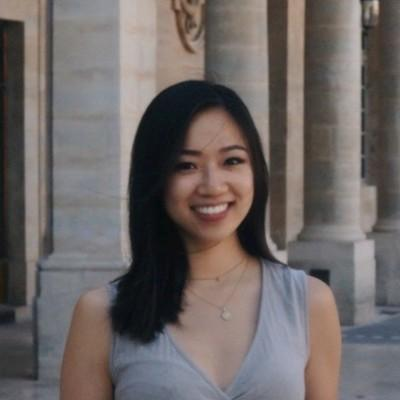
#> input picture img_1_page/0bcf533d3b0e6562749383ef0b0b1407fa4c574e.jpg, 400 x 400 px
$ python get_eyes.py img_1_page/0bcf533d3b0e6562749383ef0b0b1407fa4c574e.jpg
#> lines starting #> are read from the running program, lines starting #| are printed output that depends on the picture; after the words box and inside, x2 and y2 are one past the last pixel; in counts of white or black regions, pixels touching at a corner belong together
import cv2
import sys

paths = sys.argv[1:]

print('haar cascades: ', cv2.data.haarcascades)
for img in paths:
    print('path: ', paths)
    print('img: ', img)
    image = cv2.imread(img)
#> image is the input picture: shape (400, 400, 3); mean B, G, R 100.6, 102, 109.1
    gray = cv2.cvtColor(image, cv2.COLOR_BGR2GRAY)
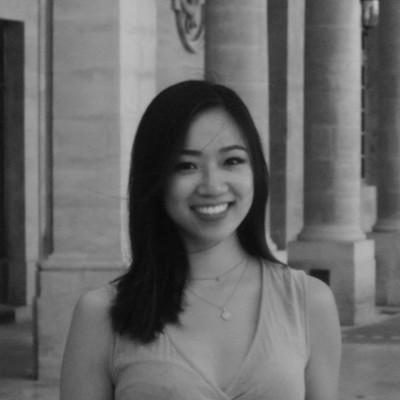
#> gray: shape (400, 400); min 7, max 197, mean 104
    faceCascade = cv2.CascadeClassifier(cv2.data.haarcascades + "haarcascade_frontalface_default.xml")
    eye_cascade = cv2.CascadeClassifier(cv2.data.haarcascades + "haarcascade_eye.xml")
    faces = faceCascade.detectMultiScale(
        gray,
        scaleFactor=1.3,
        minNeighbors=3,
        minSize=(30, 30)
    )
#> faces = [[155, 121, 114, 114]]

    print("Found {} Faces in {}.".format(len(faces), img))
#| Found 1 Faces in img_1_page/0bcf533d3b0e6562749383ef0b0b1407fa4c574e.jpg.

    i = 0
    for (x, y, w, h) in faces:
        cv2.rectangle(image, (x, y), (x + w, y + h), (0, 255, 0), 2)
        roi_color = image[y:y + h, x:x + w]
        roi_gray = gray[y:y+h, x:x+w]
        eyes = eye_cascade.detectMultiScale(roi_gray)
        outname = "{}_eyes{}_.jpg".format(img, str(i).zfill(4))
        i += 1
        for (ex, ey, ew, eh) in eyes:
            cv2.rectangle(roi_color, (ex, ey), (ex+ew, ey +eh), (0, 0, 0), -1)

        cv2.imwrite(outname, roi_color)
#> this loop made 1 pass
#> (x, y, w, h, eyes, i) on pass 1: (155, 121, 114, 114, [[61, 26, 30, 30], [20, 33, 26, 26]], 1)
#> pass 1, `roi_color = image[y:y + h, x:x + w]`:
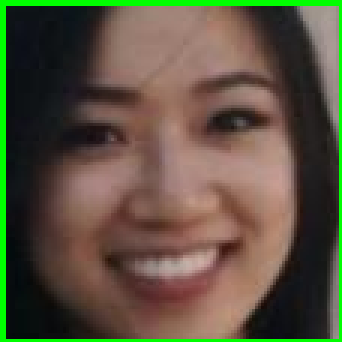
#> roi_color: shape (114, 114, 3) (shown 3 times larger); mean B, G, R 63.9, 83.5, 91.2
#> pass 1, `roi_gray = gray[y:y+h, x:x+w]`:
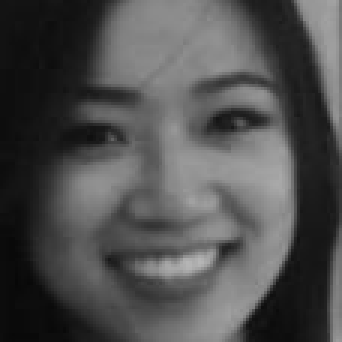
#> roi_gray: shape (114, 114) (shown 3 times larger); min 7, max 182, mean 78.8
#> pass 1, `cv2.imwrite(outname, roi_color)`:
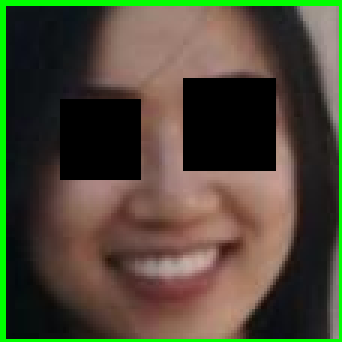
#> saved as 0bcf533d3b0e6562749383ef0b0b1407fa4c574e.jpg_eyes0000_.jpg: shape (114, 114, 3) (shown 3 times larger); mean B, G, R 53.7, 72.3, 76.3
#> after the loop:
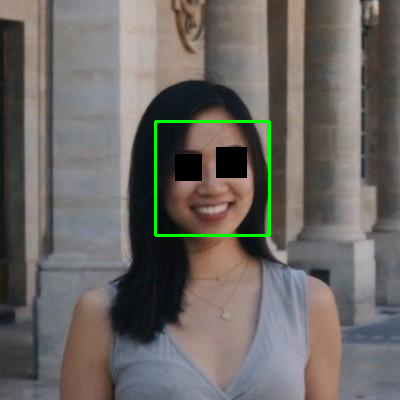
#> image: shape (400, 400, 3); 1.91% of pixels changed, all inside (x1, y1, x2, y2) = (154, 120, 271, 237)
#> after the loop, i = 1
#        status = cv2.imwrite('faces_detected.jpg', image)
#        print("[INFO] Image faces_detected.jpg written to filesystem: ", status)

$ run again, on img_1_page/bfe7c0006107e513240d62a107706e255cdc9958.jpg
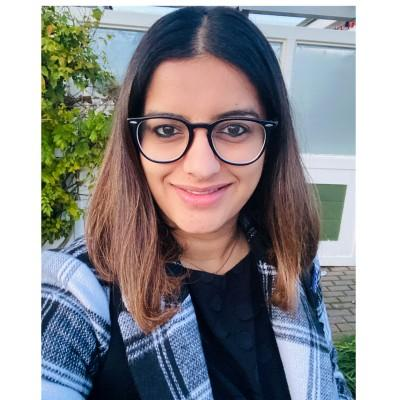
#> input picture img_1_page/bfe7c0006107e513240d62a107706e255cdc9958.jpg, 400 x 400 px
#> image is the input picture: shape (400, 400, 3); mean B, G, R 146.5, 143.9, 144.7
#> faces = [[118, 66, 168, 168]]
#| Found 1 Faces in img_1_page/bfe7c0006107e513240d62a107706e255cdc9958.jpg.
#> the loop `for (x, y, w, h) in faces:` made 1 pass
#> (x, y, w, h, eyes, i) on pass 1: (118, 66, 168, 168, [[31, 50, 29, 29], [97, 46, 37, 37]], 1)
#> pass 1, `roi_gray = gray[y:y+h, x:x+w]`:
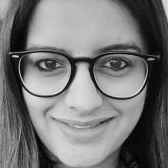
#> roi_gray: shape (168, 168); min 0, max 237, mean 118.8
#> after the loop `for (x, y, w, h) in faces:`:
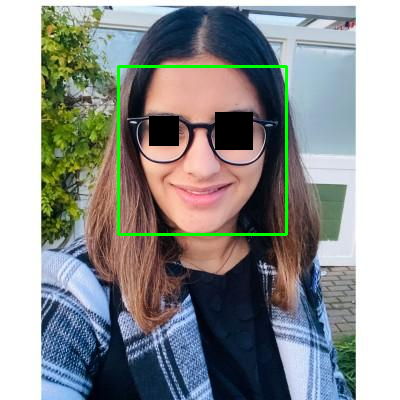
#> image: shape (400, 400, 3); 2.72% of pixels changed, all inside (x1, y1, x2, y2) = (117, 65, 288, 236)
#> after the loop `for (x, y, w, h) in faces:`: i = 1
